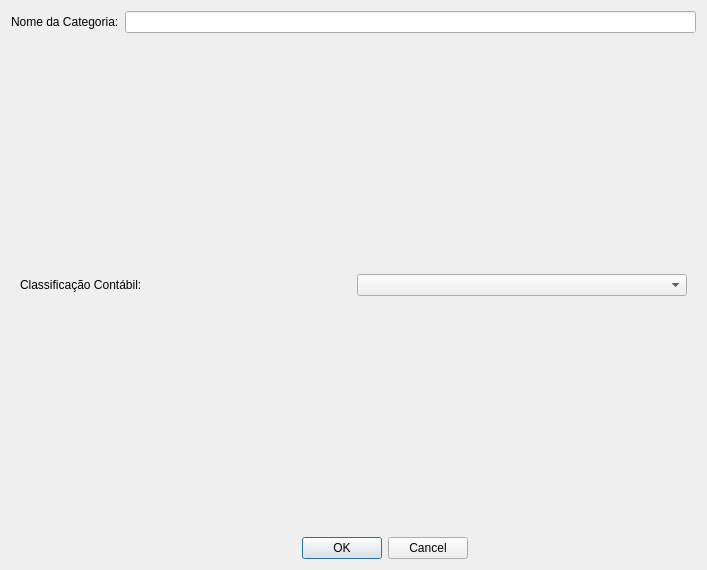
<?xml version="1.0" encoding="UTF-8"?>
<ui version="4.0">
 <class>dialogAddEditCategoria</class>
 <widget class="QDialog" name="dialogAddEditCategoria">
  <property name="geometry">
   <rect>
    <x>0</x>
    <y>0</y>
    <width>707</width>
    <height>570</height>
   </rect>
  </property>
  <property name="windowTitle">
   <string>dialogAddEditCategoria</string>
  </property>
  <layout class="QVBoxLayout" name="verticalLayout">
   <item>
    <layout class="QHBoxLayout" name="horizontalLayout_2">
     <item>
      <widget class="QLabel" name="label">
       <property name="text">
        <string>Nome da Categoria:</string>
       </property>
      </widget>
     </item>
     <item>
      <widget class="QLineEdit" name="lineEditNome"/>
     </item>
    </layout>
   </item>
   <item>
    <widget class="QWidget" name="widgetClassificacao" native="true">
     <layout class="QHBoxLayout" name="horizontalLayout">
      <item>
       <widget class="QLabel" name="label_2">
        <property name="text">
         <string>Classificação Contábil:</string>
        </property>
       </widget>
      </item>
      <item>
       <widget class="QComboBox" name="comboClassificacao"/>
      </item>
     </layout>
    </widget>
   </item>
   <item>
    <layout class="QHBoxLayout" name="horizontalLayout_3">
     <item>
      <spacer name="horizontalSpacer_2">
       <property name="orientation">
        <enum>Qt::Orientation::Horizontal</enum>
       </property>
       <property name="sizeHint" stdset="0">
        <size>
         <width>40</width>
         <height>20</height>
        </size>
       </property>
      </spacer>
     </item>
     <item>
      <widget class="QDialogButtonBox" name="buttonBox">
       <property name="standardButtons">
        <set>QDialogButtonBox::StandardButton::Cancel|QDialogButtonBox::StandardButton::Ok</set>
       </property>
      </widget>
     </item>
     <item>
      <spacer name="horizontalSpacer">
       <property name="orientation">
        <enum>Qt::Orientation::Horizontal</enum>
       </property>
       <property name="sizeHint" stdset="0">
        <size>
         <width>40</width>
         <height>20</height>
        </size>
       </property>
      </spacer>
     </item>
    </layout>
   </item>
  </layout>
 </widget>
 <resources/>
 <connections/>
</ui>
